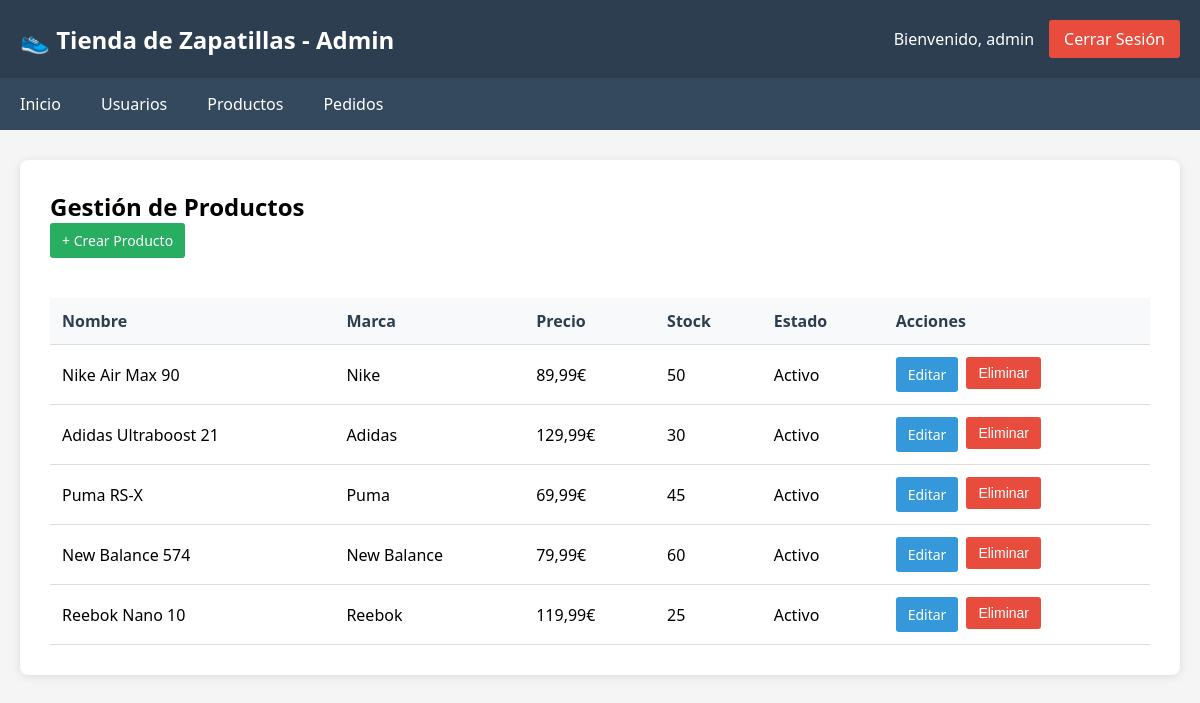
The page /admin/dashboard.php?pagina=productos (signed in) on the database its author committed.
### tables this page shows
CREATE TABLE productos (
    id INT PRIMARY KEY AUTO_INCREMENT,
    nombre VARCHAR(100) NOT NULL,
    marca VARCHAR(50) NOT NULL,
    descripcion TEXT,
    precio DECIMAL(10, 2) NOT NULL,
    stock INT NOT NULL DEFAULT 0,
    imagen VARCHAR(255),
    fecha_creacion DATETIME DEFAULT CURRENT_TIMESTAMP,
    activo TINYINT(1) DEFAULT 1
);

### data/ProductoDAO.php (called while the page is built, shortened)
<?php
class ProductoDAO
{
    private $conexion;
    public function __construct($conexion)
    {
        $this->conexion = $conexion;
    }
    public function obtenerTodosAdmin()
    {
        $sql = "SELECT * FROM productos ORDER BY fecha_creacion DESC";
        $result = $this->conexion->query($sql);
        return $result->fetch_all(MYSQLI_ASSOC);
    }
}

### business/ProductoManager.php (called while the page is built, shortened)
<?php
require_once __DIR__ . '/../data/ProductoDAO.php';
class ProductoManager
{
    private $productoDAO;
    public function __construct($conexion)
    {
        $this->productoDAO = new ProductoDAO($conexion);
    }
    public function obtenerTodosAdmin()
    {
        return $this->productoDAO->obtenerTodosAdmin();
    }
}

### includes/funciones.php (called while the page is built, shortened)
<?php
function escapar($texto) {
    return htmlspecialchars($texto, ENT_QUOTES, 'UTF-8');
}
function formatearPrecio($precio) {
    return number_format($precio, 2, ',', '.') . '€';
}
?>

### admin/productos.php (the view, shortened to what this page needs)
<?php
require_once __DIR__ . '/../business/ProductoManager.php';
$productoManager = new ProductoManager($conexion);
$accion = $_GET['accion'] ?? '';
$id = $_GET['id'] ?? '';
if ($accion === 'crear') {
    $contenido = mostrarFormularioProducto('crear');
} else {
    $contenido = mostrarListadoProductos($productoManager->obtenerTodosAdmin());
}
function mostrarListadoProductos($productos)
{
    $html = '<h2>Gestión de Productos</h2>';
    $html .= '<a href="?pagina=productos&accion=crear" class="btn-nuevo">+ Crear Producto</a>';
    $html .= '<table>';
    $html .= '<thead><tr>';
    $html .= '<th>Nombre</th>';
    $html .= '<th>Marca</th>';
    $html .= '<th>Precio</th>';
    $html .= '<th>Stock</th>';
    $html .= '<th>Estado</th>';
    $html .= '<th>Acciones</th>';
    $html .= '</tr></thead>';
    $html .= '<tbody>';
    foreach ($productos as $producto) {
        $estado = $producto['activo'] ? 'Activo' : 'Inactivo';
        $html .= '<tr>';
        $html .= '<td>' . escapar($producto['nombre']) . '</td>';
        $html .= '<td>' . escapar($producto['marca']) . '</td>';
        $html .= '<td>' . formatearPrecio($producto['precio']) . '</td>';
        $html .= '<td>' . $producto['stock'] . '</td>';
        $html .= '<td>' . $estado . '</td>';
        $html .= '<td>';
        $html .= '<div class="boton-grupo">';
        $html .= '<a href="?pagina=productos&accion=editar&id=' . $producto['id'] . '" class="btn-editar">Editar</a>';
        $html .= '<form method="POST" style="display:inline;" onsubmit="return confirm(\'¿Está seguro?\')">';
        $html .= '<input type="hidden" name="id" value="' . $producto['id'] . '">';
        $html .= '<button type="submit" name="eliminar" class="btn-eliminar">Eliminar</button>';
        $html .= '</form>';
        $html .= '</div>';
        $html .= '</td>';
        $html .= '</tr>';
    }
    $html .= '</tbody></table>';
    return $html;
}

### admin/dashboard.php (shortened to what this page needs)
<?php
require_once __DIR__ . '/../includes/config.php';
require_once __DIR__ . '/../includes/funciones.php';
$contenido = '';
$pagina = $_GET['pagina'] ?? 'inicio';
switch ($pagina) {
    case 'productos':
        require_once __DIR__ . '/productos.php';
        break;
}
?>
<!DOCTYPE html>
<html lang="es">
<head>
</head>
<body>
    <header>
        <div class="header-info">
            <h1>👟 Tienda de Zapatillas - Admin</h1>
            <div class="usuario-info">
                <span>Bienvenido, <?php echo escapar($_SESSION['usuario']); ?></span>
                <a href="logout.php">Cerrar Sesión</a>
            </div>
        </div>
    </header>
    <nav>
        <ul>
            <li><a href="dashboard.php">Inicio</a></li>
            <li><a href="?pagina=usuarios">Usuarios</a></li>
            <li><a href="?pagina=productos">Productos</a></li>
            <li><a href="?pagina=pedidos">Pedidos</a></li>
        </ul>
    </nav>
    <div class="container">
        <div class="content">
            <?php echo $contenido; ?>
        </div>
    </div>
</body>
</html>

### admin/dashboard.php (style rules this page uses)
* { margin: 0; padding: 0; box-sizing: border-box; }
body { font-family: 'Segoe UI', Tahoma, Geneva, Verdana, sans-serif; background: #f5f5f5; }
header { background: #2c3e50; color: white; padding: 20px; box-shadow: 0 2px 5px rgba(0, 0, 0, 0.1); }
header h1 { font-size: 24px; }
.header-info { display: flex; justify-content: space-between; align-items: center; }
.usuario-info { display: flex; align-items: center; gap: 15px; }
.usuario-info a { color: white; text-decoration: none; background: #e74c3c; padding: 8px 15px; border-radius: 3px; transition: background 0.3s; }
nav { background: #34495e; padding: 0; }
nav ul { list-style: none; display: flex; margin: 0; }
nav li { margin: 0; }
nav a { display: block; color: white; padding: 15px 20px; text-decoration: none; transition: background 0.3s; }
.container { max-width: 1200px; margin: 30px auto; padding: 0 20px; }
.content { background: white; padding: 30px; border-radius: 8px; box-shadow: 0 2px 10px rgba(0, 0, 0, 0.1); }
table { width: 100%; border-collapse: collapse; margin-top: 20px; }
th, td { padding: 12px; text-align: left; border-bottom: 1px solid #ddd; }
th { background: #f8f9fa; font-weight: 600; color: #2c3e50; }
.boton-grupo { display: flex; gap: 8px; }
.btn-editar, .btn-eliminar, .btn-nuevo { padding: 8px 12px; border: none; border-radius: 3px; cursor: pointer; text-decoration: none; font-size: 14px; transition: background 0.3s; }
.btn-editar { background: #3498db; color: white; }
.btn-eliminar { background: #e74c3c; color: white; }
.btn-nuevo { background: #27ae60; color: white; display: inline-block; margin-bottom: 20px; }
form { max-width: 500px; }

### rows shown on the page
productos: nombre "Nike Air Max 90", marca "Nike", precio "89,99€", stock "50", activo "Activo"
productos: nombre "Adidas Ultraboost 21", marca "Adidas", precio "129,99€", stock "30", activo "Activo"
productos: nombre "Puma RS-X", marca "Puma", precio "69,99€", stock "45", activo "Activo"
productos: nombre "New Balance 574", marca "New Balance", precio "79,99€", stock "60", activo "Activo"
productos: nombre "Reebok Nano 10", marca "Reebok", precio "119,99€", stock "25", activo "Activo"

### other values the page prints
escapar($_SESSION['usuario']) "admin"
